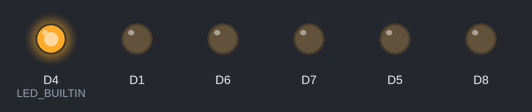
A sketch run on a simulated ESP8266 (NodeMCU). Parts: output pins drawn as LEDs (lit = HIGH, except the on-board LED, lit = LOW).

Above: at 0.15 s.
At 2.25 s:
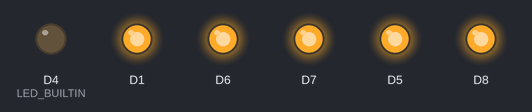
At 3.75 s:
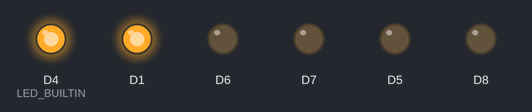
At 5.25 s:
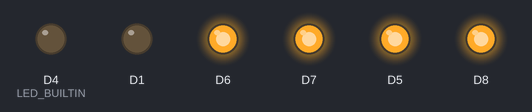
Timing chart, 0 to 5.5 s (numbered marks = the images above):
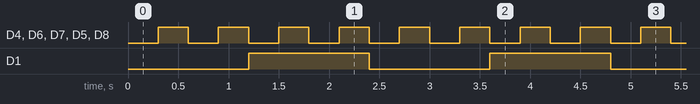

The sketch:

B201708072_02.ino
```cpp
void setup() {
  pinMode(LED_BUILTIN, OUTPUT);
  pinMode(D1, OUTPUT);
  pinMode(D4, OUTPUT);
  pinMode(D5, OUTPUT);
  pinMode(D6, OUTPUT);
  pinMode(D7, OUTPUT);
  pinMode(D8, OUTPUT);
}
int i = 5;
int x = 0;
void loop() {

  if(i==5){
    digitalWrite(D1,x);
    if(x==0){
      x = 1;
    }
    else{
      x = 0;
    }
    i =  1;
  }
  digitalWrite(LED_BUILTIN, LOW);
  digitalWrite(D4, LOW);
  digitalWrite(D5, LOW);
  digitalWrite(D6, LOW);
  digitalWrite(D7, LOW);
  digitalWrite(D8, LOW);

  delay(300);
  i = i+1;

   if(i==5){
    digitalWrite(D1,x);
    if(x==0){
      x = 1;
    }
    else{
      x = 0;
    }
    i =  1;
  }
  digitalWrite(LED_BUILTIN, HIGH);
  digitalWrite(D4, HIGH);
  digitalWrite(D5, HIGH);
  digitalWrite(D6, HIGH);
  digitalWrite(D7, HIGH);
  digitalWrite(D8, HIGH);
  delay(300);
  i = i+1;
}
```

Measured:
- by itself, D4 (LED_BUILTIN), D6, D7, D5, D8: alternates HIGH for 0.30 s and LOW for 0.30 s
- by itself, D1: alternates HIGH for 1.2 s and LOW for 1.2 s
- by itself, everything shown: repeats every 2.4 s, in 8 steps
